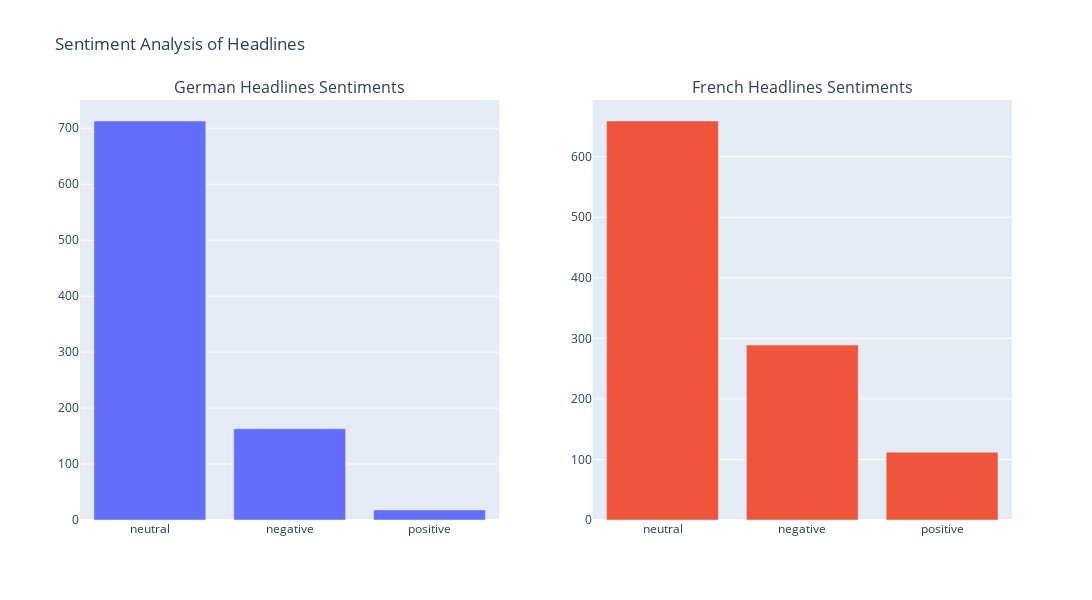

The notebook cell saved with this chart:
### Code cell
fig = make_subplots(rows=1, cols=2, subplot_titles=('German Headlines Sentiments', 'French Headlines Sentiments'))

# German Headlines Sentiment Plot
german_sentiments = df_german['Sentiment'].value_counts()
fig.add_trace(
    go.Bar(x=german_sentiments.index, y=german_sentiments.values, name='German'),
    row=1, col=1
)

# French Headlines Sentiment Plot
french_sentiments = df_french['Sentiment'].value_counts()
fig.add_trace(
    go.Bar(x=french_sentiments.index, y=french_sentiments.values, name='French'),
    row=1, col=2
)

# Update layout
fig.update_layout(height=600, width=1200, title_text="Sentiment Analysis of Headlines", showlegend=False)
fig.show()

### Figure 1 — Plotly figure (JSON) as saved in the notebook; plotly's stock layout.template omitted (floating-point values rounded to 4 significant figures)
{"data": [{"name": "German", "type": "bar", "x": ["neutral", "negative", "positive"], "xaxis": "x", "y": [713, 163, 18], "yaxis": "y"}, {"name": "French", "type": "bar", "x": ["neutral", "negative", "positive"], "xaxis": "x2", "y": [659, 289, 112], "yaxis": "y2"}], "layout": {"annotations": [{"font": {"size": 16}, "showarrow": false, "text": "German Headlines Sentiments", "x": 0.225, "xanchor": "center", "xref": "paper", "y": 1, "yanchor": "bottom", "yref": "paper"}, {"font": {"size": 16}, "showarrow": false, "text": "French Headlines Sentiments", "x": 0.775, "xanchor": "center", "xref": "paper", "y": 1, "yanchor": "bottom", "yref": "paper"}], "height": 600, "showlegend": false, "title": {"text": "Sentiment Analysis of Headlines"}, "width": 1200, "xaxis": {"anchor": "y", "domain": [0, 0.45]}, "xaxis2": {"anchor": "y2", "domain": [0.55, 1]}, "yaxis": {"anchor": "x", "domain": [0, 1]}, "yaxis2": {"anchor": "x2", "domain": [0, 1]}}}
